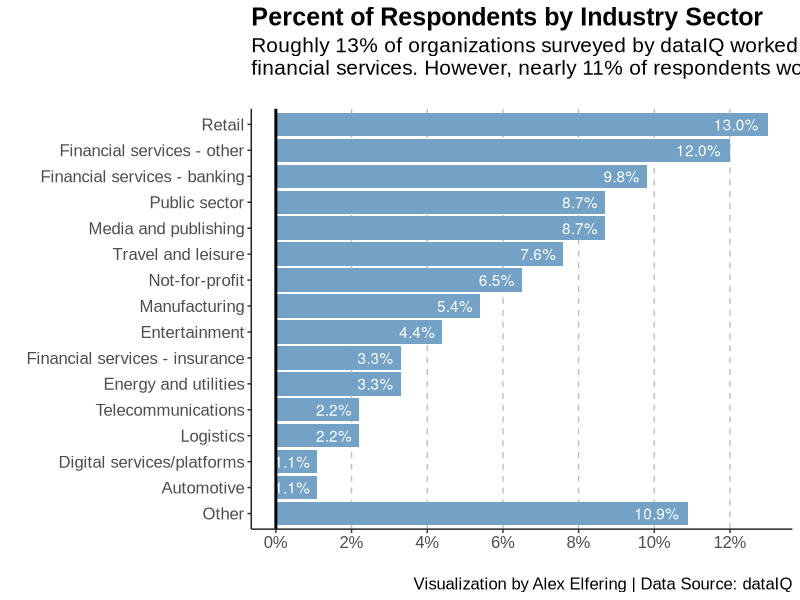

Source code (R):
# makeover monday
# week 41 - Survey Respodents by Industry

library(dplyr)
library(tidyr)
library(ggplot2)
library(tidyverse)
library(scales)

setwd("~/Documents/GitHub/Makeover-Monday-Challenges/2020 Week 41 - Survey Respondents")

book1 <- read.csv('Book1.csv')

head(book1)
str(book1)

# Data cleaning
new_col_names <- c('Industry.Sector', 'Percent')
colnames(book1) <- new_col_names

book1_pct <- dplyr::mutate(book1, Percent.Respondents = Percent/100)

max_percent <- max(book1_pct$Percent.Respondents)

# Building the visualization
# First I need to sort the industries by the percent of respondents
# BUT I also want to put 'Other' at the bottom by creating 'tiers'
book1_pct %>%
  mutate(Is.Other = ifelse(Industry.Sector == 'Other', 1, 0),
         ordering = as.numeric(-Is.Other) + Percent.Respondents,
         Industry.Sector = fct_reorder(Industry.Sector, ordering, .desc = F)) %>% 
  # the visualization itself
  ggplot(aes(x = Industry.Sector,
             y = Percent.Respondents,
             label = percent(Percent.Respondents))) +
  geom_bar(stat = 'identity',
           position = 'identity', 
           fill = '#73a2c6') +
  coord_flip() +
  geom_text(aes(hjust = 1.2), color = "white") +
  geom_hline(yintercept = 0,
             size = 1) +
  scale_y_continuous(limits=c(0,max_percent),
                     breaks = seq(0, max_percent, by = 0.02),
                     labels = percent) +
  labs(x = '',
       y = '',
       title = 'Percent of Respondents by Industry Sector',
       subtitle = 'Roughly 13% of organizations surveyed by dataIQ worked in retail, while 12% worked in an other part of\nfinancial services. However, nearly 11% of respondents worked in an industry not listed.\n',
       caption = 'Visualization by Alex Elfering | Data Source: dataIQ') +
  theme(plot.title = element_text(face = 'bold', size = 18, family = 'Arial'),
        legend.position = 'top',
        legend.background=element_blank(),
        legend.key=element_blank(),
        legend.text = element_text(size = 12, family = 'Arial'),
        legend.title = element_text(size = 12, family = 'Arial'),
        plot.subtitle = element_text(size = 15, family = 'Arial'),
        plot.caption = element_text(size = 12, family = 'Arial'),
        axis.title = element_text(size = 12, family = 'Arial'),
        axis.text = element_text(size = 12, family = 'Arial'),
        strip.text = ggplot2::element_text(size = 12, hjust = 0, face = 'bold', color = 'black', family = 'Arial'),
        strip.background = element_rect(fill = NA),
        panel.background = ggplot2::element_blank(),
        axis.line = element_line(colour = "#222222", linetype = "solid"),
        panel.grid.major.y = ggplot2::element_blank(),
        panel.grid.major.x = element_line(colour = "#c1c1c1", linetype = "dashed")) 
